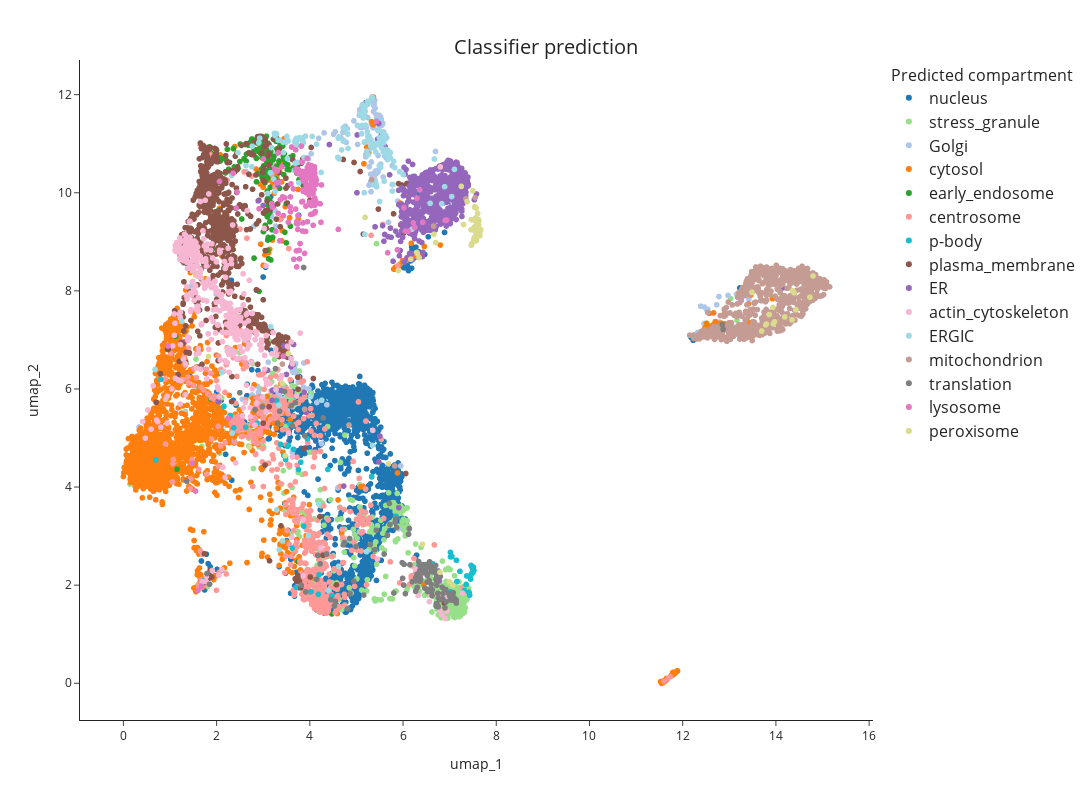

The notebook cell saved with this chart:
### Code cell
fig2 = px.scatter(
            umap_table,
            x="umap_1",
            y="umap_2",
            hover_name='Gene_name_canonical',
            color="organelle_pred",
            #color_continuous_scale=px.colors.cyclical.mygbm[: -1], # small palette (Kibeom)
            #color_discrete_sequence=px.colors.qualitative.Dark24, # Duo: expand the color palette # for more options, see https://plotly.com/python/discrete-color/
            color_discrete_map = color_mapping_pred, # Duo: expand the color palette # for more options, see https://plotly.com/python/discrete-color/
            hover_data=None,
            template='simple_white')
fig2.update_traces(marker=dict(size=6))
fig2.update(layout_coloraxis_showscale=False)
fig2.update_layout(width=1200, height=800)
fig2.update_layout(title_text=f"Classifier prediction", title_x=0.5, title_y=0.95, title_font_size=20)
fig2.update_legends(title_text='Predicted compartment', title_font_size=16, font_size=16)

pio.write_html(fig1, file=plot_dir / f"{timestamp}_UMAP_predicted_compartment.html", auto_open=False)
fig2

### Figure 1 — Plotly figure (JSON) as saved in the notebook; plotly's stock layout.template omitted (floating-point values rounded to 4 significant figures; data arrays with more than 128 entries replaced by an {"elided": "..."} marker saying what was removed)
{"data": [{"hovertemplate": "<b>%{hovertext}</b><br><br>organelle_pred=nucleus<br>umap_1=%{x}<br>umap_2=%{y}<extra></extra>", "hovertext": {"elided": "1568 str values"}, "legendgroup": "nucleus", "marker": {"color": "#1f77b4", "size": 6, "symbol": "circle"}, "mode": "markers", "name": "nucleus", "showlegend": true, "type": "scattergl", "x": {"elided": "1568 float values"}, "xaxis": "x", "y": {"elided": "1568 float values"}, "yaxis": "y"}, {"hovertemplate": "<b>%{hovertext}</b><br><br>organelle_pred=stress_granule<br>umap_1=%{x}<br>umap_2=%{y}<extra></extra>", "hovertext": {"elided": "506 str values"}, "legendgroup": "stress_granule", "marker": {"color": "#98df8a", "size": 6, "symbol": "circle"}, "mode": "markers", "name": "stress_granule", "showlegend": true, "type": "scattergl", "x": {"elided": "506 float values"}, "xaxis": "x", "y": {"elided": "506 float values"}, "yaxis": "y"}, {"hovertemplate": "<b>%{hovertext}</b><br><br>organelle_pred=Golgi<br>umap_1=%{x}<br>umap_2=%{y}<extra></extra>", "hovertext": {"elided": "280 str values"}, "legendgroup": "Golgi", "marker": {"color": "#aec7e8", "size": 6, "symbol": "circle"}, "mode": "markers", "name": "Golgi", "showlegend": true, "type": "scattergl", "x": {"elided": "280 float values"}, "xaxis": "x", "y": {"elided": "280 float values"}, "yaxis": "y"}, {"hovertemplate": "<b>%{hovertext}</b><br><br>organelle_pred=cytosol<br>umap_1=%{x}<br>umap_2=%{y}<extra></extra>", "hovertext": {"elided": "2061 str values"}, "legendgroup": "cytosol", "marker": {"color": "#ff7f0e", "size": 6, "symbol": "circle"}, "mode": "markers", "name": "cytosol", "showlegend": true, "type": "scattergl", "x": {"elided": "2061 float values"}, "xaxis": "x", "y": {"elided": "2061 float values"}, "yaxis": "y"}, {"hovertemplate": "<b>%{hovertext}</b><br><br>organelle_pred=early_endosome<br>umap_1=%{x}<br>umap_2=%{y}<extra></extra>", "hovertext": {"elided": "205 str values"}, "legendgroup": "early_endosome", "marker": {"color": "#2ca02c", "size": 6, "symbol": "circle"}, "mode": "markers", "name": "early_endosome", "showlegend": true, "type": "scattergl", "x": {"elided": "205 float values"}, "xaxis": "x", "y": {"elided": "205 float values"}, "yaxis": "y"}, {"hovertemplate": "<b>%{hovertext}</b><br><br>organelle_pred=centrosome<br>umap_1=%{x}<br>umap_2=%{y}<extra></extra>", "hovertext": {"elided": "652 str values"}, "legendgroup": "centrosome", "marker": {"color": "#ff9896", "size": 6, "symbol": "circle"}, "mode": "markers", "name": "centrosome", "showlegend": true, "type": "scattergl", "x": {"elided": "652 float values"}, "xaxis": "x", "y": {"elided": "652 float values"}, "yaxis": "y"}, {"hovertemplate": "<b>%{hovertext}</b><br><br>organelle_pred=p-body<br>umap_1=%{x}<br>umap_2=%{y}<extra></extra>", "hovertext": ["PRKRIP1", "SAMD4B", "UPF1", "FGD1", "ICA1", "TRIM26", "LSM5", "LSM1", "DOT1L", "MYO9A", "ARFGEF2", "HUS1", "DMXL1", "MED29", "B4DN17[p]", "NFATC3", "FAM98C", "RNASEH1", "L1RE1", "GARRE1", "ERI3", "EIF4E", "DDX6", "RPIA", "ELL", "LSM3", "LSM6", "FHL2", "PTPN14", "PROSER3", "TRIM71", "ZNF330", "TXNL4B", "DCAF12", "LSM14B", "TUT7", "EDC4", "Q6ZMY0[p]", "PATL1", "COA5", "DCP2", "DCP1B", "XRN1", "LSM14A", "NEK7", "SMG7", "TRIM11", "EDC3", "LSM14B", "HELZ2", "YTHDC2", "DCP1A", "LSM7", "PLAGL2", "KLHL20", "LSM2", "MARF1", "LSM4", "HLA-C"], "legendgroup": "p-body", "marker": {"color": "#17becf", "size": 6, "symbol": "circle"}, "mode": "markers", "name": "p-body", "showlegend": true, "type": "scattergl", "x": [3.48, 7.071, 7.319, 2.625, 3.441, 3.572, 7.145, 7.482, 6.634, 4.183, 2.295, 3.87, 2.368, 4.386, 7.157, 3.525, 6.357, 4.027, 7.417, 1.751, 3.947, 7.021, 7.449, 0.8045, 3.288, 7.049, 7.017, 3.756, 3.708, 3.806, 3.434, 0.6938, 3.622, 4.198, 7.365, 6.337, 7.52, 7.22, 7.486, 5.327, 7.504, 7.51, 7.501, 7.467, 2.158, 7.353, 2.864, 7.498, 4.475, 7.43, 7.442, 7.497, 3.54, 3.374, 3.651, 7.019, 7.459, 5.844, 6.651], "xaxis": "x", "y": [4.561, 1.702, 1.888, 5.221, 4.643, 5.289, 2.507, 2.359, 2.438, 1.814, 5.453, 3.204, 5.208, 4.359, 2.075, 4.83, 2.383, 1.868, 1.852, 2.126, 4.984, 1.863, 2.124, 6.194, 5.763, 2.582, 2.668, 4.357, 1.956, 4.507, 6.93, 4.555, 2.756, 2.213, 2.187, 2.385, 2.3, 2.282, 2.381, 4.217, 2.351, 2.365, 2.256, 2.232, 5.644, 2.016, 5.302, 2.321, 1.786, 1.796, 2.162, 2.328, 4.849, 4.871, 4.769, 2.577, 2.403, 3.408, 9.753], "yaxis": "y"}, {"hovertemplate": "<b>%{hovertext}</b><br><br>organelle_pred=plasma_membrane<br>umap_1=%{x}<br>umap_2=%{y}<extra></extra>", "hovertext": {"elided": "786 str values"}, "legendgroup": "plasma_membrane", "marker": {"color": "#8c564b", "size": 6, "symbol": "circle"}, "mode": "markers", "name": "plasma_membrane", "showlegend": true, "type": "scattergl", "x": {"elided": "786 float values"}, "xaxis": "x", "y": {"elided": "786 float values"}, "yaxis": "y"}, {"hovertemplate": "<b>%{hovertext}</b><br><br>organelle_pred=ER<br>umap_1=%{x}<br>umap_2=%{y}<extra></extra>", "hovertext": {"elided": "659 str values"}, "legendgroup": "ER", "marker": {"color": "#9467bd", "size": 6, "symbol": "circle"}, "mode": "markers", "name": "ER", "showlegend": true, "type": "scattergl", "x": {"elided": "659 float values"}, "xaxis": "x", "y": {"elided": "659 float values"}, "yaxis": "y"}, {"hovertemplate": "<b>%{hovertext}</b><br><br>organelle_pred=actin_cytoskeleton<br>umap_1=%{x}<br>umap_2=%{y}<extra></extra>", "hovertext": {"elided": "414 str values"}, "legendgroup": "actin_cytoskeleton", "marker": {"color": "#f7b6d2", "size": 6, "symbol": "circle"}, "mode": "markers", "name": "actin_cytoskeleton", "showlegend": true, "type": "scattergl", "x": {"elided": "414 float values"}, "xaxis": "x", "y": {"elided": "414 float values"}, "yaxis": "y"}, {"hovertemplate": "<b>%{hovertext}</b><br><br>organelle_pred=ERGIC<br>umap_1=%{x}<br>umap_2=%{y}<extra></extra>", "hovertext": {"elided": "168 str values"}, "legendgroup": "ERGIC", "marker": {"color": "#9edae5", "size": 6, "symbol": "circle"}, "mode": "markers", "name": "ERGIC", "showlegend": true, "type": "scattergl", "x": {"elided": "168 float values"}, "xaxis": "x", "y": {"elided": "168 float values"}, "yaxis": "y"}, {"hovertemplate": "<b>%{hovertext}</b><br><br>organelle_pred=mitochondrion<br>umap_1=%{x}<br>umap_2=%{y}<extra></extra>", "hovertext": {"elided": "778 str values"}, "legendgroup": "mitochondrion", "marker": {"color": "#c49c94", "size": 6, "symbol": "circle"}, "mode": "markers", "name": "mitochondrion", "showlegend": true, "type": "scattergl", "x": {"elided": "778 float values"}, "xaxis": "x", "y": {"elided": "778 float values"}, "yaxis": "y"}, {"hovertemplate": "<b>%{hovertext}</b><br><br>organelle_pred=translation<br>umap_1=%{x}<br>umap_2=%{y}<extra></extra>", "hovertext": {"elided": "147 str values"}, "legendgroup": "translation", "marker": {"color": "#7f7f7f", "size": 6, "symbol": "circle"}, "mode": "markers", "name": "translation", "showlegend": true, "type": "scattergl", "x": {"elided": "147 float values"}, "xaxis": "x", "y": {"elided": "147 float values"}, "yaxis": "y"}, {"hovertemplate": "<b>%{hovertext}</b><br><br>organelle_pred=lysosome<br>umap_1=%{x}<br>umap_2=%{y}<extra></extra>", "hovertext": {"elided": "174 str values"}, "legendgroup": "lysosome", "marker": {"color": "#e377c2", "size": 6, "symbol": "circle"}, "mode": "markers", "name": "lysosome", "showlegend": true, "type": "scattergl", "x": {"elided": "174 float values"}, "xaxis": "x", "y": {"elided": "174 float values"}, "yaxis": "y"}, {"hovertemplate": "<b>%{hovertext}</b><br><br>organelle_pred=peroxisome<br>umap_1=%{x}<br>umap_2=%{y}<extra></extra>", "hovertext": ["PEX26", "ACAA1", "PEX11B", "TMEM120A", "PNPLA8", "LACTB2", "ACOX1", "RIDA", "FAR2", "PEX6", "PEX12", "PAM16", "DHRS7B", "TOPORS", "PEX19", "PEX5", "HSD17B4", "HARS2", "GRHPR", "G6PD", "SCP2", "CAT", "ACBD5", "PTBP1", "PTTG1IP", "ACSL1", "NUDT19", "HMGCL", "FAR1", "B4DI68[p]", "B4DL07[p]", "DCAF8", "AGPS", "DCTN6", "ACOT8", "PHYH", "GNPAT", "ACOX3", "SYNGR3", "SLC25A17", "PEX1", "PFDN1", "PEX14", "ABCD3", "PEX2", "ABCD1", "EPHX2", "HK2", "PEX3", "BAX", "EHHADH", "G6PD", "HAGH", "TYSND1", "DECR2", "GSTK1", "ECI2", "DHRS13", "CERS6", "ACAD11", "TMEM135", "LONP2", "KIAA0825", "KATNAL2", "RTKN2", "GPD1L", "PTGR3", "ALG3", "PEX13", "MTARC2", "ISOC1", "PAFAH2", "NUDT12", "DHRS4", "RPP25", "PECR", "TBL1XR1", "PXMP2", "LYRM2", "HACL1", "CROT", "CEP164", "PEX16", "PRDX5"], "legendgroup": "peroxisome", "marker": {"color": "#dbdb8d", "size": 6, "symbol": "circle"}, "mode": "markers", "name": "peroxisome", "showlegend": true, "type": "scattergl", "x": [7.63, 7.542, 7.465, 7.25, 7.53, 13.95, 7.611, 13.86, 7.664, 7.534, 7.622, 14.8, 7.497, 3.471, 5.899, 7.466, 7.574, 13.97, 13.93, 6.343, 7.52, 7.533, 7.575, 6.415, 14.73, 7.537, 13.7, 14.19, 7.571, 7.53, 7.517, 6.701, 7.581, 1.826, 7.622, 7.569, 7.579, 7.662, 5.186, 7.621, 7.569, 6.792, 7.566, 7.559, 7.649, 7.572, 7.476, 13.49, 7.544, 14.39, 7.619, 6.167, 13.8, 7.657, 7.568, 7.458, 7.513, 7.375, 6.663, 7.604, 7.587, 7.646, 3.537, 6.304, 3.404, 7.299, 13.78, 6.993, 7.627, 14.35, 6.296, 7.554, 7.602, 7.535, 7.07, 7.583, 2.707, 7.532, 14.43, 7.573, 7.619, 5.687, 7.554, 14.36], "xaxis": "x", "y": [9.136, 9.278, 9.452, 10.13, 9.298, 7.328, 9.166, 7.517, 9.25, 9.025, 9.146, 8.304, 10.04, 4.637, 8.414, 8.931, 9.063, 7.371, 7.663, 8.678, 9.05, 9.235, 9.317, 2.833, 7.871, 9.718, 7.18, 7.469, 9.21, 9.089, 9.005, 8.986, 9.099, 6.662, 9.45, 9.686, 9.185, 9.231, 9.499, 9.339, 9.02, 2.265, 9.166, 9.11, 9.124, 9.045, 8.967, 7.971, 9.434, 7.962, 9.428, 8.647, 7.324, 9.23, 9.331, 9.245, 9.248, 9.821, 9.154, 9.453, 9.119, 9.191, 6.718, 8.761, 6.116, 9.352, 7.306, 2.07, 9.423, 7.409, 8.782, 9.049, 9.578, 9.704, 1.996, 9.291, 4.816, 9.067, 7.613, 9.195, 9.149, 4.472, 9.485, 8.004], "yaxis": "y"}], "layout": {"coloraxis": {"showscale": false}, "height": 800, "legend": {"font": {"size": 16}, "title": {"font": {"size": 16}, "text": "Predicted compartment"}, "tracegroupgap": 0}, "margin": {"t": 60}, "title": {"font": {"size": 20}, "text": "Classifier prediction", "x": 0.5, "y": 0.95}, "width": 1200, "xaxis": {"anchor": "y", "domain": [0, 1], "title": {"text": "umap_1"}}, "yaxis": {"anchor": "x", "domain": [0, 1], "title": {"text": "umap_2"}}}}
